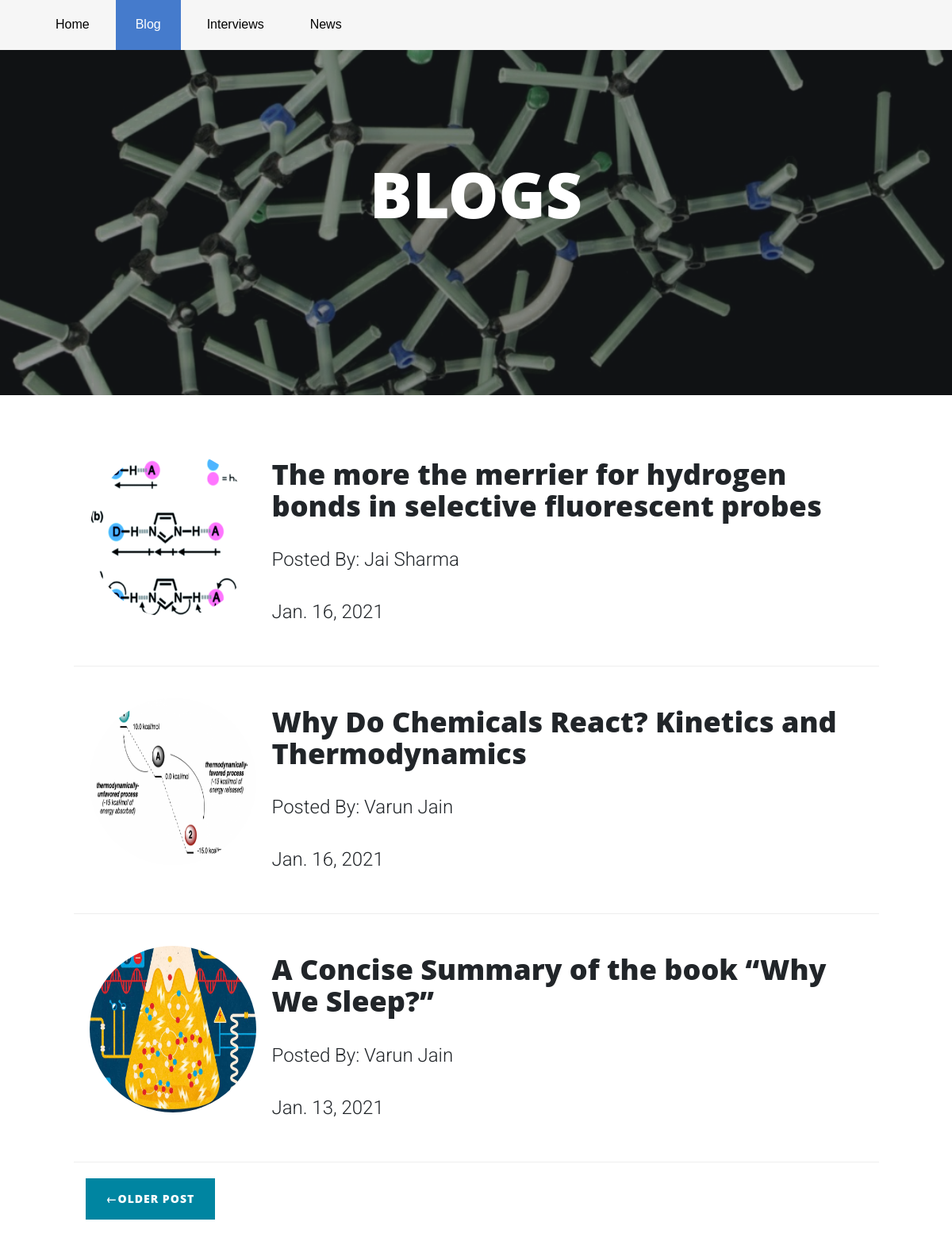
Screenshot of /blog/ with the database file from the repository.
### blog/models.py (models this page shows, shortened)
class Articles(models.Model):
    article_id=models.AutoField
    article_title=models.CharField(max_length=500)
    article_by=models.CharField(max_length=50000,default="",blank=True)
    head1 = models.CharField(max_length=500, default="", blank=True)
    para1 = models.CharField(max_length=50000, default="", blank=True)
    head2 = models.CharField(max_length=500, default="", blank=True)
    para2 = models.CharField(max_length=50000, default="", blank=True)
    head3 = models.CharField(max_length=50000, default="", blank=True)
    para3 = models.CharField(max_length=50000, default="", blank=True)
    head4 = models.CharField(max_length=500, default="", blank=True)
    para4 = models.CharField(max_length=50000, default="", blank=True)
    pub_date = models.DateField()
    image1 = models.ImageField(upload_to='assets', default="", blank=True)
    image2 = models.ImageField(upload_to='assets', default="", blank=True)
    image3 = models.ImageField(upload_to='assets', default="", blank=True)
    image4 = models.ImageField(upload_to='assets', default="", blank=True)
    other=models.CharField(max_length=50000,default="",blank=True)

### blog/views.py (the view)
# urls.py: 2. Add a URL to urlpatterns:  path('blog/', include('blog.urls'))
def blog(request):
    allBlog=Articles.objects.all().order_by('-pub_date')
    page_n=request.GET.get('page',1)
    p = Paginator(allBlog, 3)
    try:
        page=p.page(page_n)
    except PageNotAnInteger:
        page=p.page(1)
    except EmptyPage:
        page=p.page(p.num_pages)
    context={'allBlogs':allBlog,'page':page}
    return render(request,'blog.html',context)

### blog/templates/blog.html (shortened to what this page needs)
<!DOCTYPE html>
<html>
   <head>
      <link rel="stylesheet" href="https://maxcdn.bootstrapcdn.com/bootstrap/3.3.7/css/bootstrap.min.css">
      <link rel="stylesheet" href="https://maxcdn.bootstrapcdn.com/bootstrap/4.0.0/css/bootstrap.min.css">
      <link rel="stylesheet" href="https://cdnjs.cloudflare.com/ajax/libs/animate.css/3.7.0/animate.min.css">
      {% load static %}
      <link rel="stylesheet" href="{%static 'plugin/OWL/css/owl.theme.default.min.css' %}">
      <link rel="stylesheet" href="{%static 'plugin/OWL/css/owl.carousel.min.css' %}">
      <link href="{%static 'css/font-awesome.min.css' %}" rel="stylesheet">
      {% load static %}
      <link rel="stylesheet" href="{%static 'css/style.css' %}">
      <link rel="stylesheet" href="{%static 'css/bootstrap.min.css' %}">
      <link rel="stylesheet" href="{%static 'css/responsive.css' %}">
      <link rel="stylesheet" href="{%static 'css/clean-blog.min.css' %}">
   </head>
   <body>
       <div class="header-menu sticky">
         <div class="container ">
            <ul class="dropDownMenu">
               <li><a href="/">Home</a></li>
               <li><a href="/blog" class="active" >Blog</a></li>
               <li><a href="/interview" >Interviews</a></li>
               <li><a href="/news" >News</a></li>
            </ul>
         </div>
      </div>
  <header class="masthead" style="background-image:url('{%static 'assets/abc.jpeg' %}');">
    <div class="overlay"></div>
    <div class="container">
      <div class="row">
        <div class="col-lg-8 col-md-10 mx-auto">
          <div class="site-heading">
            <h1>BLOGS</h1>
          </div>
        </div>
      </div>
    </div>
  </header>
  <div class="container">
    <div class="row">
      <div class="col-lg-11 col-md-10 mx-auto">
          {% for post in page %}
        <div class="post-preview d-flex flex-row ">
            <img class="card-img-right flex-auto d-none pd-2 d-lg-inline-flex" alt="Thumbnail [200x250]" src='/media/{{post.image1}}'  style="width: 250px; height: 250px;border-radius:50%;padding:20px">
          <a href="/blog/{{post.article_title}}">
            <h2 class="post-title">
              {{post.article_title}}
            </h2>
            <h3 class="post-subtitle">
                <p class="post-meta font-italics">Posted By: {{post.article_by}} </p>
                <p>{{post.pub_date}}</p>
            </h3>
          </a>
        </div>
        <hr>
          {% endfor %}
          {% if page.has_next %}
        <div class="clearfix col-lg-6">
          <a class="btn btn-primary float-left" href="{% url 'Blog' %}?page={{page.next_page_number}}">&larr;Older Post</a>
        </div>
          {% endif %}
      </div>
    </div>
  </div>
   <br>
   </body>

### blog/static/css/style.css (style rules this page uses)
body,html { font-family: 'Roboto', sans-serif; height:100% }
* { font-family: 'Roboto', sans-serif; }
.header-menu { background-color: #f6f6f6;border-color:transparent;border-radius:0px }
.header-menu .dropDownMenu,.header-menu .dropDownMenu ul { list-style: none;margin: 0;padding: 0; }
.header-menu .dropDownMenu > li > a { font-family: 'Work Sans', sans-serif;color:#000;font-weight:400;font-size:16px;transition: all 0.5s ease; display: block;padding: 20px 25px;text-decoration: none; margin-right: 3px; }
.header-menu .dropDownMenu > li:hover > a,.header-menu .dropDownMenu > li > a.active { background: #457bcc; color: #fff; text-decoration: none; }
.header-menu .dropDownMenu li { position: relative; }
.header-menu .dropDownMenu > li { display:inline-block;vertical-align: top; }
.header-menu .dropDownMenu > li:first-child { margin-left: 0 }
p { line-height: 1.5; margin: 30px 0; }
h1, h2, h3, h4, h5, h6 { font-weight: 800; font-family: 'Open Sans', 'Helvetica Neue', Helvetica, Arial, sans-serif; }
a { color: #212529; transition: all 0.2s; }
header.masthead { margin-bottom: 50px; background: no-repeat center center; background-color: #868e96; background-attachment: scroll; position: relative; background-size: cover; }
header.masthead .overlay { position: absolute; top: 0; left: 0; height: 100%; width: 100%; background-color: #212529; opacity: 0.5; }
header.masthead .page-heading, header.masthead .post-heading, header.masthead .site-heading { padding: 200px 0 150px; color: white; }
@media only screen and (min-width: 768px) { header.masthead .page-heading, header.masthead .post-heading, header.masthead .site-heading { padding: 200px 0; } }
header.masthead .page-heading, header.masthead .site-heading { text-align: center; }
header.masthead .page-heading h1, header.masthead .site-heading h1 { font-size: 50px; margin-top: 0; }
@media only screen and (min-width: 768px) { header.masthead .page-heading h1, header.masthead .site-heading h1 { font-size: 80px; } }
.btn { font-size: 14px; font-weight: 800; padding: 15px 25px; letter-spacing: 1px; text-transform: uppercase; border-radius: 0; font-family: 'Open Sans', 'Helvetica Neue', Helvetica, Arial, sans-serif; }
.btn-primary { background-color: #0085A1; border-color: #0085A1; }
.sticky { position: fixed; top: 0; width: 100%; z-index:10; }

### rows the page displays
Articles: image1 (picture), article_title "The more the merrier for hydrogen bonds in selective fluorescent probes", article_by "Jai Sharma", pub_date "Jan. 16, 2021"
Articles: image1 (picture), article_title "Why Do Chemicals React? Kinetics and Thermodynamics", article_by "Varun Jain", pub_date "Jan. 16, 2021"
Articles: image1 (picture), article_title "A Concise Summary of the book “Why We Sleep?”", article_by "Varun Jain", pub_date "Jan. 13, 2021"
